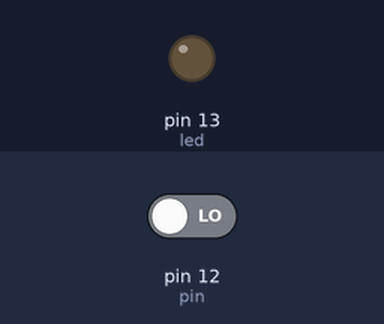
This sketch was run on a simulated Arduino Uno, built with avr-gcc and run on an emulated ATmega328P. Parts: output pins drawn as LEDs (lit = HIGH). Inputs (shaded band) come from the test bench; at power-on: pin 12 (pin) LOW.

Above: at 1.2 s.
1.3 s: pin 12 (pin) driven HIGH
At 2.2 s:
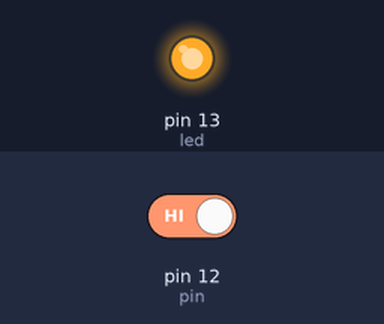
2.8 s: pin 12 (pin) driven LOW
At 3.4 s:
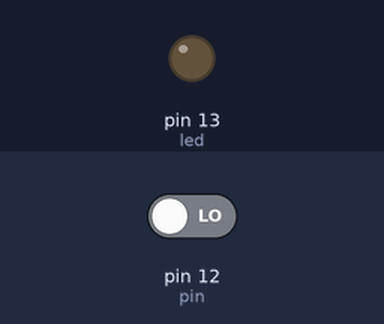
Timing chart, 0 to 5.8 s (numbered marks = the images above; inputs shaded):
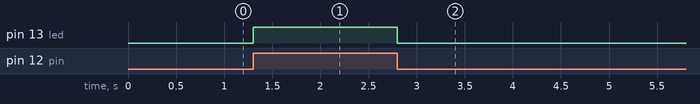

The sketch:

pull_down.ino
```cpp
// Taster mit Pull-down

int led = 13;
int pin = 12;
int value = 0;

void setup() {
  pinMode(led, OUTPUT);
  pinMode(pin, INPUT);
}

void loop() {
  value = digitalRead(pin);
  digitalWrite(led, value);
}
```

Measured:
- after the input at 1.3 s, pin 13 (led): LOW → HIGH at once
- after the input at 2.8 s, pin 13 (led): HIGH → LOW at once
